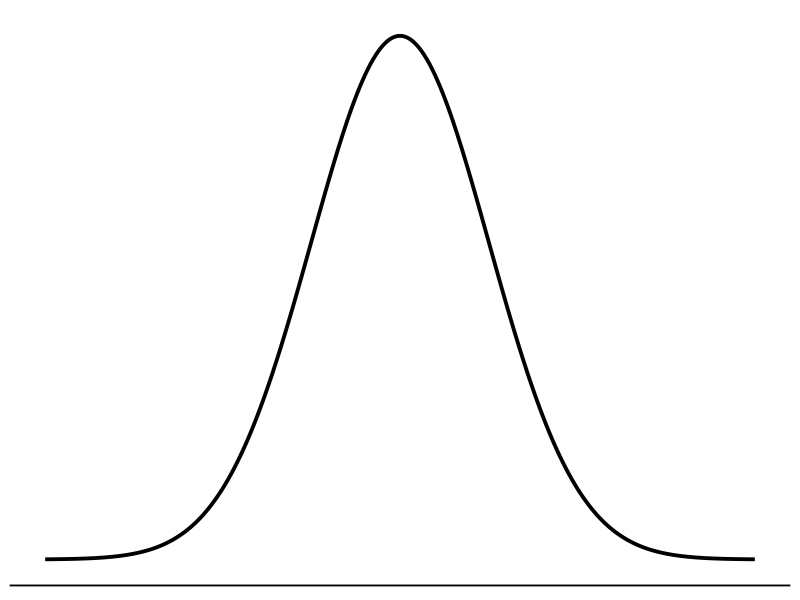
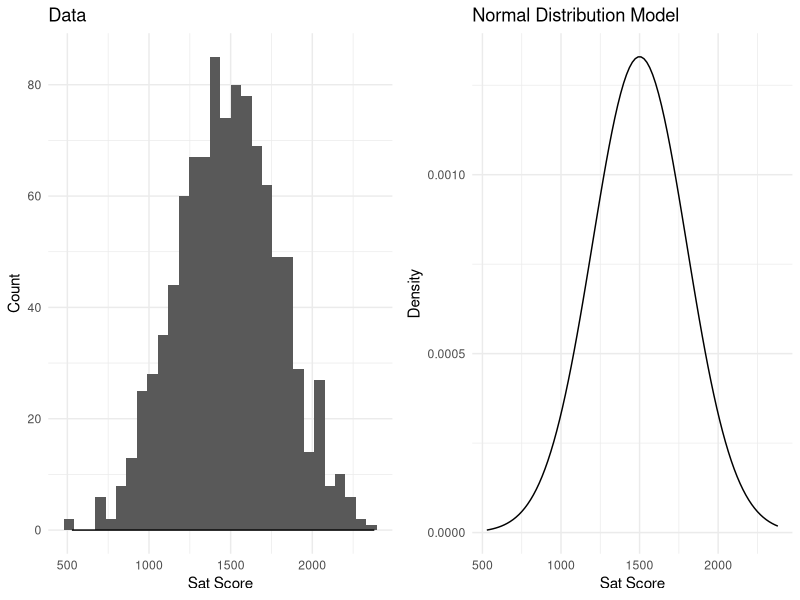
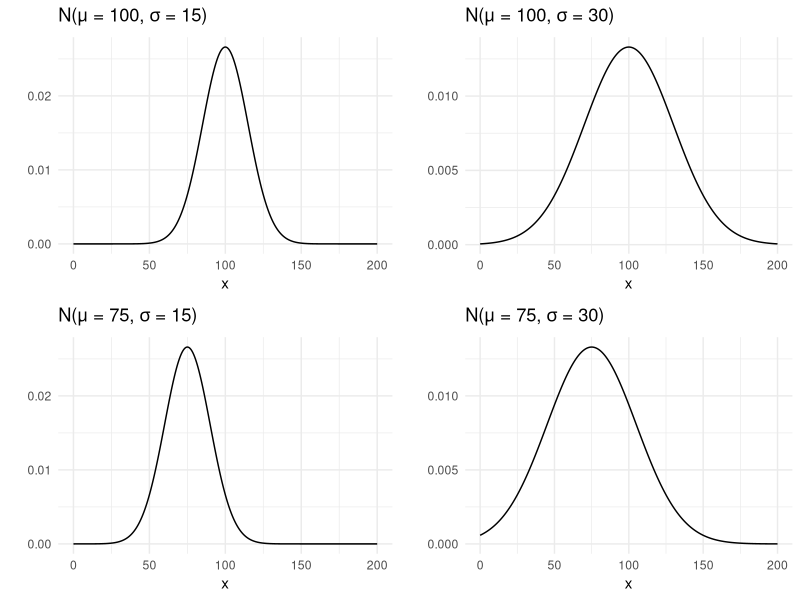

Write the R code that produced these figures, in order. (Note: this script raises an error after producing the figures.)
## ---- chunk 1
library(tidyverse)
options(scipen = 999)
## ---- chunk 2
#| fig-align: center
#| fig-height: 1
#| fig-width: 1.5
# Create x values
x <- seq(-4, 4, length.out = 500)

# Standard normal density
df <- data.frame(
  x = x,
  y = dnorm(x)
)

ggplot(df, aes(x = x, y = y)) +
  geom_line(size = 1.3) +

  # Only one tick at 0 labeled mu
  # scale_x_continuous(
  #   breaks = 0,
  #   labels = "",
  #   expand = c(0.02, 0.02)
  # ) +
  
  # Remove y-axis ticks and labels
  scale_y_continuous(breaks = NULL) +
  
  theme_classic(base_size = 14) +
  theme(
    axis.title = element_blank(),
    axis.text.y = element_blank(),
    axis.ticks.y = element_blank(),
    axis.line.y = element_blank(),
    axis.ticks.x = element_blank(),
    axis.text.x = element_blank()
  )
## ---- chunk 3
#| echo: false
#| fig-height: 2
#| fig-width: 7
#| fig-align: center

set.seed(468)

sat_scores <- data.frame(x = rnorm(1000, mean = 1500, sd = 300))  

sat_plot1 <- ggplot(sat_scores, aes(x = x)) +
  geom_histogram() +
  geom_density() +
  labs(y = "Count", x = "Sat Score", title = "Data") +
  theme_minimal()

sat_plot2 <- ggplot(sat_scores, aes(x = x)) +
  geom_function(fun = dnorm, args = list(mean = 1500, sd = 300)) +
  theme(
    axis.text.y=element_blank(),
    axis.ticks.y=element_blank()
  ) +
  labs(y = "Density", x = "Sat Score", title = "Normal Distribution Model") +
  theme_minimal()

gridExtra::grid.arrange(sat_plot1, sat_plot2, nrow = 1)
## ---- chunk 4
#| echo: false
#| fig-align: center
p1 <- ggplot(data = data.frame(x = c(0, 200)), aes(x)) +
  stat_function(fun = dnorm, n = 1001, args = list(mean = 100, sd = 15)) + 
  labs(
    y = "",
    title = expression(paste("N(\u03bc = 100, ", sigma, " = ", 15, ")"))
  ) +
  theme_minimal()

p2 <- ggplot(data = data.frame(x = c(0, 200)), aes(x)) +
  stat_function(fun = dnorm, n = 1001, args = list(mean = 100, sd = 30)) + 
 labs(
    y = "",
    title = expression(paste("N(\u03bc = 100, ", sigma, " = ", 30, ")"))
    ) +
  theme_minimal()

p3 <- ggplot(data = data.frame(x = c(0, 200)), aes(x)) +
  stat_function(fun = dnorm, n = 1001, args = list(mean = 75, sd = 15)) + 
  labs(
    y = "",
    title = expression(paste("N(\u03bc = 75, ", sigma, " = ", 15, ")"))
  ) +
  theme_minimal()


p4 <- ggplot(data = data.frame(x = c(0, 200)), aes(x)) +
  stat_function(fun = dnorm, n = 1001, args = list(mean = 75, sd = 30)) + 
  labs(
    y = "",
    title = expression(paste("N(\u03bc = 75, ", sigma, " = ", 30, ")"))
  ) +
  theme_minimal()

gridExtra::grid.arrange(p1, p2, p3, p4, ncol = 2, nrow = 2)
## ---- chunk 5
#| fig-align: center
#| fig-height: 2.5
#| fig-width: 3

knitr::include_graphics("empirical-rule.png")
